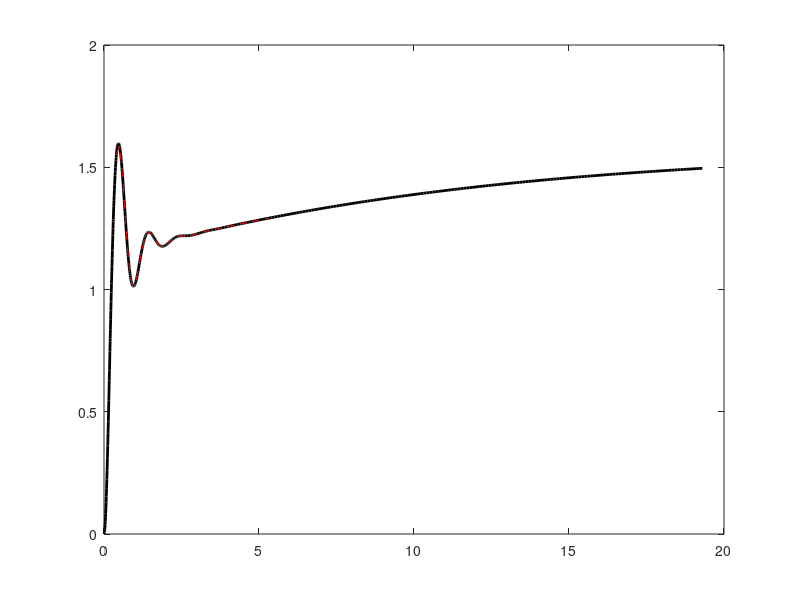

Recreate this plot in MATLAB.
load("data.csv");
load("test1.csv");


plot(data(:,1),data(:,2),'k-','Linewidth',2)
hold on
plot(test1(:,3),test1(:,4),'r--')